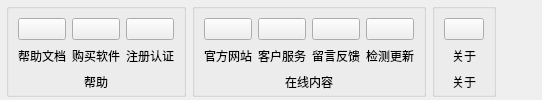
         <widget class="QWidget" name="tab_4">
          <attribute name="title">
           <string>帮助</string>
          </attribute>
          <layout class="QHBoxLayout" name="horizontalLayout_5">
           <property name="leftMargin">
            <number>6</number>
           </property>
           <property name="topMargin">
            <number>3</number>
           </property>
           <property name="rightMargin">
            <number>6</number>
           </property>
           <property name="bottomMargin">
            <number>3</number>
           </property>
           <item>
            <widget class="QGroupBox" name="groupBox_24">
             <property name="title">
              <string/>
             </property>
             <layout class="QGridLayout" name="gridLayout_16">
              <property name="bottomMargin">
               <number>3</number>
              </property>
              <item row="0" column="0">
               <widget class="QPushButton" name="helpButton_2">
                <property name="styleSheet">
                 <string notr="true">border-image: url(:/image/帮助.png);</string>
                </property>
                <property name="text">
                 <string/>
                </property>
               </widget>
              </item>
              <item row="0" column="1">
               <widget class="QPushButton" name="purchaseButton">
                <property name="styleSheet">
                 <string notr="true">border-image: url(:/image/购买软件.png);</string>
                </property>
                <property name="text">
                 <string/>
                </property>
               </widget>
              </item>
              <item row="0" column="2">
               <widget class="QPushButton" name="registerButton">
                <property name="styleSheet">
                 <string notr="true">border-image: url(:/image/注册认证.png);</string>
                </property>
                <property name="text">
                 <string/>
                </property>
               </widget>
              </item>
              <item row="2" column="0" colspan="3">
               <widget class="QLabel" name="label_16">
                <property name="maximumSize">
                 <size>
                  <width>165</width>
                  <height>16777215</height>
                 </size>
                </property>
                <property name="text">
                 <string>帮助</string>
                </property>
                <property name="alignment">
                 <set>Qt::AlignCenter</set>
                </property>
               </widget>
              </item>
              <item row="1" column="0">
               <widget class="QLabel" name="label_123">
                <property name="text">
                 <string>帮助文档</string>
                </property>
                <property name="alignment">
                 <set>Qt::AlignCenter</set>
                </property>
               </widget>
              </item>
              <item row="1" column="1">
               <widget class="QLabel" name="label_124">
                <property name="text">
                 <string>购买软件</string>
                </property>
                <property name="alignment">
                 <set>Qt::AlignCenter</set>
                </property>
               </widget>
              </item>
              <item row="1" column="2">
               <widget class="QLabel" name="label_125">
                <property name="text">
                 <string>注册认证</string>
                </property>
                <property name="alignment">
                 <set>Qt::AlignCenter</set>
                </property>
               </widget>
              </item>
             </layout>
            </widget>
           </item>
           <item>
            <widget class="QGroupBox" name="groupBox_25">
             <property name="title">
              <string/>
             </property>
             <layout class="QGridLayout" name="gridLayout_17">
              <property name="bottomMargin">
               <number>3</number>
              </property>
              <item row="0" column="0">
               <widget class="QPushButton" name="webButton">
                <property name="styleSheet">
                 <string notr="true">border-image: url(:/image/官方网站.png);</string>
                </property>
                <property name="text">
                 <string/>
                </property>
               </widget>
              </item>
              <item row="0" column="1">
               <widget class="QPushButton" name="serviceButton">
                <property name="styleSheet">
                 <string notr="true">border-image: url(:/image/客户服务.png);</string>
                </property>
                <property name="text">
                 <string/>
                </property>
               </widget>
              </item>
              <item row="0" column="2">
               <widget class="QPushButton" name="QQButton">
                <property name="styleSheet">
                 <string notr="true">border-image: url(:/image/留言反馈.png);</string>
                </property>
                <property name="text">
                 <string/>
                </property>
               </widget>
              </item>
              <item row="0" column="3">
               <widget class="QPushButton" name="updateButton">
                <property name="styleSheet">
                 <string notr="true">border-image: url(:/image/检测更新.png);</string>
                </property>
                <property name="text">
                 <string/>
                </property>
               </widget>
              </item>
              <item row="2" column="0" colspan="4">
               <widget class="QLabel" name="label_17">
                <property name="maximumSize">
                 <size>
                  <width>220</width>
                  <height>16777215</height>
                 </size>
                </property>
                <property name="text">
                 <string>在线内容</string>
                </property>
                <property name="alignment">
                 <set>Qt::AlignCenter</set>
                </property>
               </widget>
              </item>
              <item row="1" column="0">
               <widget class="QLabel" name="label_126">
                <property name="text">
                 <string>官方网站</string>
                </property>
                <property name="alignment">
                 <set>Qt::AlignCenter</set>
                </property>
               </widget>
              </item>
              <item row="1" column="1">
               <widget class="QLabel" name="label_127">
                <property name="text">
                 <string>客户服务</string>
                </property>
                <property name="alignment">
                 <set>Qt::AlignCenter</set>
                </property>
               </widget>
              </item>
              <item row="1" column="2">
               <widget class="QLabel" name="label_128">
                <property name="text">
                 <string>留言反馈</string>
                </property>
                <property name="alignment">
                 <set>Qt::AlignCenter</set>
                </property>
               </widget>
              </item>
              <item row="1" column="3">
               <widget class="QLabel" name="label_129">
                <property name="text">
                 <string>检测更新</string>
                </property>
                <property name="alignment">
                 <set>Qt::AlignCenter</set>
                </property>
               </widget>
              </item>
             </layout>
            </widget>
           </item>
           <item>
            <widget class="QGroupBox" name="groupBox_26">
             <property name="title">
              <string/>
             </property>
             <layout class="QGridLayout" name="gridLayout_18">
              <property name="bottomMargin">
               <number>3</number>
              </property>
              <item row="0" column="0">
               <widget class="QPushButton" name="aboutButton">
                <property name="styleSheet">
                 <string notr="true">border-image: url(:/image/关于.png);</string>
                </property>
                <property name="text">
                 <string/>
                </property>
               </widget>
              </item>
              <item row="2" column="0">
               <widget class="QLabel" name="label_18">
                <property name="maximumSize">
                 <size>
                  <width>55</width>
                  <height>16777215</height>
                 </size>
                </property>
                <property name="text">
                 <string>关于</string>
                </property>
                <property name="alignment">
                 <set>Qt::AlignCenter</set>
                </property>
               </widget>
              </item>
              <item row="1" column="0">
               <widget class="QLabel" name="label_130">
                <property name="text">
                 <string>关于</string>
                </property>
                <property name="alignment">
                 <set>Qt::AlignCenter</set>
                </property>
               </widget>
              </item>
             </layout>
            </widget>
           </item>
           <item>
            <spacer name="horizontalSpacer_4">
             <property name="orientation">
              <enum>Qt::Horizontal</enum>
             </property>
             <property name="sizeHint" stdset="0">
              <size>
               <width>40</width>
               <height>20</height>
              </size>
             </property>
            </spacer>
           </item>
          </layout>
         </widget>
